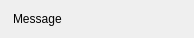
<?xml version="1.0" encoding="UTF-8"?>
<ui version="4.0">
 <class>WidgetMessage</class>
 <widget class="QWidget" name="WidgetMessage">
  <property name="geometry">
   <rect>
    <x>0</x>
    <y>0</y>
    <width>194</width>
    <height>38</height>
   </rect>
  </property>
  <property name="windowTitle">
   <string>Form</string>
  </property>
  <layout class="QHBoxLayout" name="horizontalLayout">
   <property name="leftMargin">
    <number>0</number>
   </property>
   <property name="topMargin">
    <number>0</number>
   </property>
   <property name="rightMargin">
    <number>0</number>
   </property>
   <property name="bottomMargin">
    <number>0</number>
   </property>
   <item>
    <widget class="NormalLabel" name="label">
     <property name="maximumSize">
      <size>
       <width>24</width>
       <height>24</height>
      </size>
     </property>
     <property name="text">
      <string/>
     </property>
     <property name="pixmap">
      <pixmap resource="../resource/resource.qrc">:/common/common/information2.png</pixmap>
     </property>
     <property name="scaledContents">
      <bool>true</bool>
     </property>
    </widget>
   </item>
   <item>
    <widget class="LabelMessage" name="labelMessage">
     <property name="sizePolicy">
      <sizepolicy hsizetype="Expanding" vsizetype="Preferred">
       <horstretch>0</horstretch>
       <verstretch>0</verstretch>
      </sizepolicy>
     </property>
     <property name="text">
      <string>Message</string>
     </property>
    </widget>
   </item>
  </layout>
 </widget>
 <customwidgets>
  <customwidget>
   <class>LabelMessage</class>
   <extends>QLabel</extends>
   <header>labelmessage.h</header>
  </customwidget>
  <customwidget>
   <class>NormalLabel</class>
   <extends>QLabel</extends>
   <header>normallabel.h</header>
  </customwidget>
 </customwidgets>
 <resources>
  <include location="../resource/resource.qrc"/>
 </resources>
 <connections/>
</ui>
